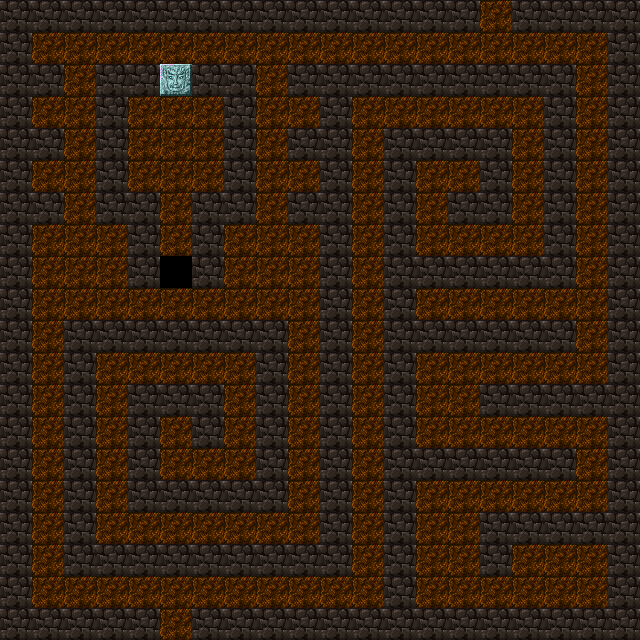

A level layout from a 2D game, rendered from its tile map. Below: a short description, then the map file with tile-grid data replaced by summaries:
An orthogonal 20x20 tile map with 32x32 px tiles, 1 tile layer (canvas), 2 tilesets and 244 objects.

<map version="1.0" orientation="orthogonal" width="20" height="20" tilewidth="32" tileheight="32">
 <properties>
  <property name="goalX" value="5" />
  <property name="goalY" value="19" />
  <property name="spawnX" value="15" />
  <property name="spawnY" value="0" />
 </properties>
 <tileset firstgid="1" name="dungeon" tilewidth="32" tileheight="32">
  <image source="DungeonCrawl_ProjectUtumnoTileset.png" width="2048" height="1536" />
 </tileset>
 <tileset firstgid="3073" name="DungeonCrawl_ProjectUtumnoTileset" tilewidth="32" tileheight="32">
  <image source="DungeonCrawl_ProjectUtumnoTileset.png" width="2048" height="1536" />
 </tileset>
 <layer name="canvas" width="20" height="20">
  <data>[400 cells, 399 non-empty, 5 distinct tile ids]</data>
 </layer>
 <objectgroup name="action" width="20" height="20">
  <object gid="4838" x="128" y="160">
   <properties>
    <property name="blocked" value="false" />
    <property name="id" value="20" />
    <property name="onActivate" value="r13:disappear" />
   </properties>
  </object>
  <object gid="4838" x="160" y="160">
   <properties>
    <property name="blocked" value="false" />
    <property name="id" value="21" />
    <property name="onActivate" value="l19:appear" />
    <property name="visible" value="false" />
   </properties>
  </object>
  <object gid="4838" x="192" y="160">
   <properties>
    <property name="blocked" value="false" />
    <property name="id" value="22" />
    <property name="onActivate" value="l23:appear" />
   </properties>
  </object>
  <object gid="6059" x="448" y="192">
   <properties>
    <property name="blocked" value="" />
    <property name="id" value="false" />
    <property name="onActivate" value="r4:disappear" />
   </properties>
  </object>
  <object gid="3083" x="576" y="448">
   <properties>
    <property name="blocked" value="false" />
    <property name="id" value="31" />
    <property name="onEnter" value="l32:disappear" />
    <property name="onExit" value="l32:toggle" />
   </properties>
  </object>
  <object gid="3083" x="32" y="64">
   <properties>
    <property name="blocked" value="false" />
    <property name="id" value="16" />
    <property name="onEnter" value="l32:disappear" />
    <property name="onExit" value="l32:toggle" />
   </properties>
  </object>
 </objectgroup>
 <objectgroup name="object" width="20" height="20">
  <object gid="4199" x="448" y="416">
   <properties>
    <property name="id" value="29" />
    <property name="moveable" value="true" />
   </properties>
  </object>
  <object gid="4228" x="160" y="288">
   <properties>
    <property name="id" value="24" />
   </properties>
  </object>
  <object gid="4198" x="64" y="96">
   <properties>
    <property name="id" value="18" />
    <property name="moveable" value="true" />
   </properties>
  </object>
  <object gid="3889" x="416" y="224">
   <properties>
    <property name="id" value="27" />
    <property name="onActivate" value="l27:disappear" />
   </properties>
  </object>
  <object gid="3889" x="64" y="64">
   <properties>
    <property name="id" value="17" />
    <property name="onActivate" value="l17:disappear" />
   </properties>
  </object>
  <object gid="3889" x="448" y="448">
   <properties>
    <property name="id" value="30" />
    <property name="onActivate" value="l30:disappear" />
   </properties>
  </object>
  <object gid="5840" x="512" y="160">
   <properties>
    <property name="id" value="26" />
   </properties>
  </object>
  <object gid="4225" x="160" y="608">
   <properties>
    <property name="id" value="32" />
   </properties>
  </object>
  <object gid="4225" x="576" y="288">
   <properties>
    <property name="id" value="28" />
   </properties>
  </object>
  <object gid="3884" x="160" y="256">
   <properties>
    <property name="id" value="23" />
    <property name="onActivate" value="l23:disappear" />
   </properties>
  </object>
  <object gid="4164" x="160" y="96">
   <properties>
    <property name="id" value="19" />
    <property name="visible" value="false" />
   </properties>
  </object>
  <object gid="1041" x="512" y="32" />
  <object gid="1041" x="544" y="32" />
  <object gid="1041" x="608" y="32" />
  <object gid="1041" x="576" y="32" />
  <object gid="1041" x="608" y="64" />
  <object gid="1041" x="608" y="96" />
  <object gid="1041" x="608" y="128" />
  <object gid="1041" x="608" y="384" />
  <object gid="1041" x="608" y="160" />
  <object gid="1041" x="608" y="192" />
  <object gid="1041" x="608" y="224" />
  <object gid="1041" x="608" y="256" />
  <object gid="1041" x="608" y="288" />
  <object gid="1041" x="608" y="320" />
  <object gid="1041" x="608" y="352" />
  <object gid="1041" x="608" y="384" />
  <object gid="1041" x="608" y="416" />
  <object gid="1041" x="608" y="448" />
  <object gid="1041" x="608" y="512" />
  <object gid="1041" x="608" y="480" />
  <object gid="1041" x="608" y="512" />
  <object gid="1041" x="608" y="544" />
  <object gid="1041" x="608" y="576" />
  <object gid="1041" x="608" y="608" />
  <object gid="1041" x="608" y="608" />
  <object gid="1041" x="576" y="640" />
  <object gid="1041" x="544" y="640" />
  <object gid="1041" x="512" y="640" />
  <object gid="1041" x="480" y="640" />
  <object gid="1041" x="448" y="640" />
  <object gid="1041" x="416" y="640" />
  <object gid="1041" x="384" y="640" />
  <object gid="1041" x="352" y="640" />
  <object gid="1041" x="352" y="640" />
  <object gid="1041" x="320" y="640" />
  <object gid="1041" x="288" y="640" />
  <object gid="1041" x="256" y="640" />
  <object gid="1041" x="256" y="640" />
  <object gid="1041" x="224" y="640" />
  <object gid="1041" x="224" y="640" />
  <object gid="1041" x="192" y="640" />
  <object gid="1041" x="192" y="640" />
  <object gid="1041" x="128" y="640" />
  <object gid="1041" x="96" y="640" />
  <object gid="1041" x="64" y="640" />
  <object gid="1041" x="32" y="640" />
  <object gid="1041" x="32" y="640" />
  <object gid="1041" x="0" y="640" />
  <object gid="1041" x="0" y="640" />
  <object gid="1041" x="0" y="608" />
  <object gid="1041" x="0" y="576" />
  <object gid="1041" x="0" y="544" />
  <object gid="1041" x="0" y="512" />
  <object gid="1041" x="0" y="512" />
  <object gid="1041" x="0" y="480" />
  <object gid="1041" x="0" y="448" />
  <object gid="1041" x="0" y="416" />
  <object gid="1041" x="0" y="416" />
  <object gid="1041" x="0" y="352" />
  <object gid="1041" x="0" y="352" />
  <object gid="1041" x="0" y="320" />
  <object gid="1041" x="0" y="320" />
  <object gid="1041" x="0" y="288" />
  <object gid="1041" x="0" y="288" />
  <object gid="1041" x="0" y="288" />
  <object gid="1041" x="0" y="256" />
  <object gid="1041" x="0" y="224" />
  <object gid="1041" x="0" y="224" />
  <object gid="1041" x="32" y="224" />
  <object gid="1041" x="0" y="192" />
  <object gid="1041" x="0" y="160" />
  <object gid="1041" x="32" y="160" />
  <object gid="1041" x="0" y="128" />
  <object gid="1041" x="0" y="96" />
  <object gid="1041" x="32" y="96" />
  <object gid="1041" x="0" y="64" />
  <object gid="1041" x="0" y="32" />
  <object gid="1041" x="32" y="32" />
  <object gid="1041" x="64" y="32" />
  <object gid="1041" x="96" y="32" />
  <object gid="1041" x="128" y="32" />
  <object gid="1041" x="160" y="32" />
  <object gid="1041" x="192" y="32" />
  <object gid="1041" x="224" y="32" />
  <object gid="1041" x="256" y="32" />
  <object gid="1041" x="288" y="32" />
  <object gid="1041" x="320" y="32" />
  <object gid="1041" x="352" y="32" />
  </objectgroup>
</map>
<!-- 139 of 244 objects omitted -->